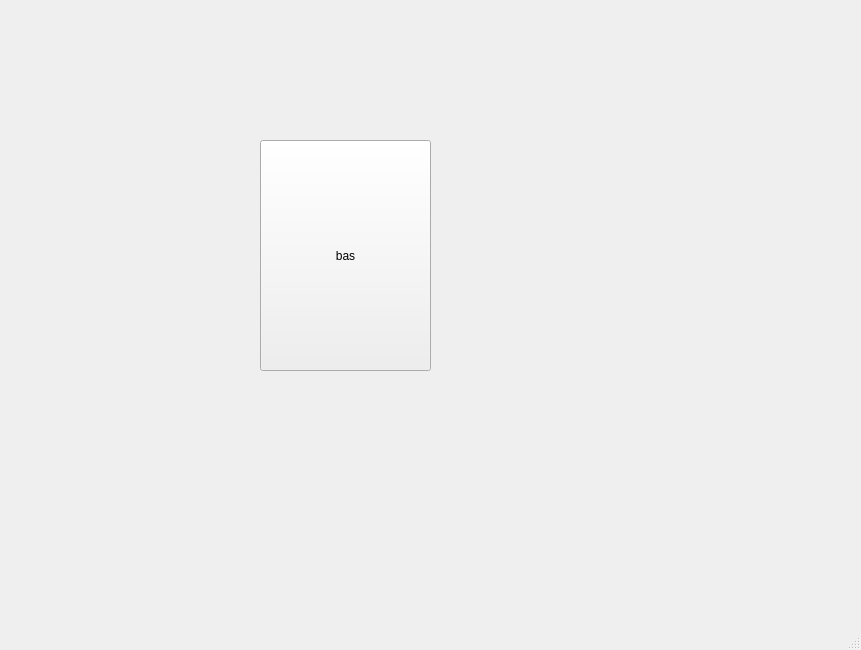
<?xml version="1.0" encoding="UTF-8"?>
<ui version="4.0">
 <class>MainWindow</class>
 <widget class="QMainWindow" name="MainWindow">
  <property name="geometry">
   <rect>
    <x>0</x>
    <y>0</y>
    <width>861</width>
    <height>650</height>
   </rect>
  </property>
  <property name="windowTitle">
   <string>MainWindow</string>
  </property>
  <widget class="QWidget" name="centralwidget">
   <widget class="QPushButton" name="pushButton">
    <property name="geometry">
     <rect>
      <x>260</x>
      <y>140</y>
      <width>171</width>
      <height>231</height>
     </rect>
    </property>
    <property name="text">
     <string>bas</string>
    </property>
    <property name="default">
     <bool>false</bool>
    </property>
    <property name="flat">
     <bool>false</bool>
    </property>
   </widget>
  </widget>
  <widget class="QMenuBar" name="menubar">
   <property name="geometry">
    <rect>
     <x>0</x>
     <y>0</y>
     <width>861</width>
     <height>26</height>
    </rect>
   </property>
  </widget>
  <widget class="QStatusBar" name="statusbar"/>
 </widget>
 <resources/>
 <connections/>
</ui>
